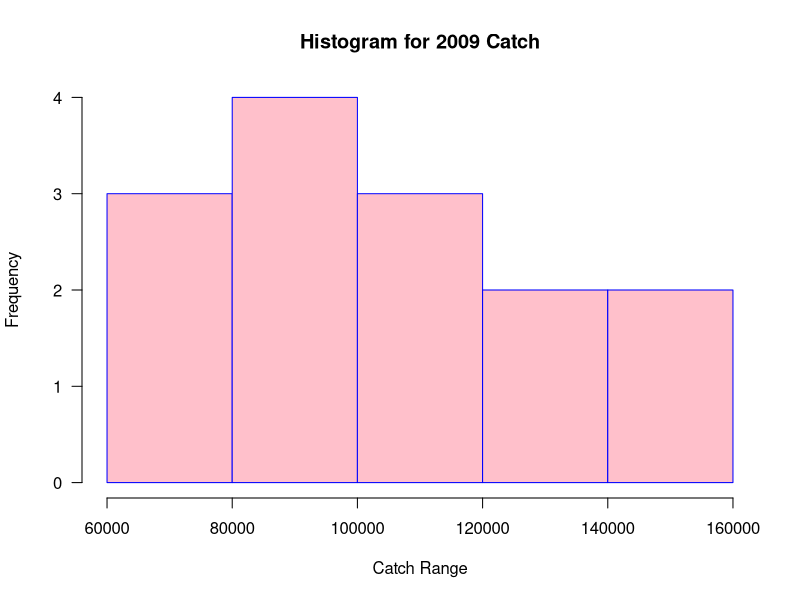
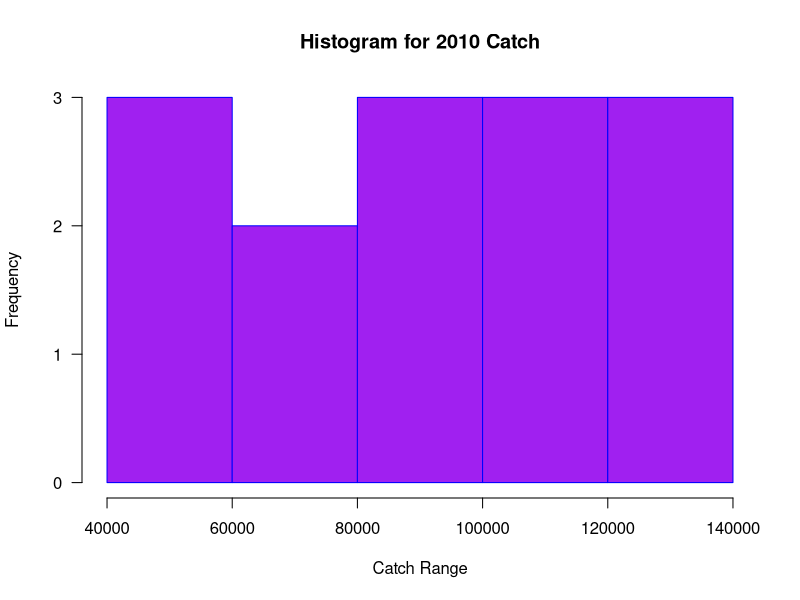
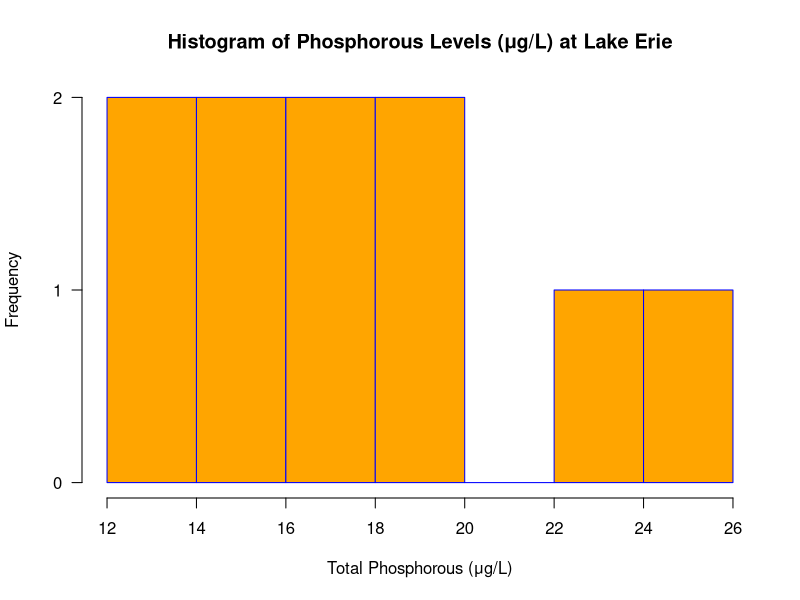
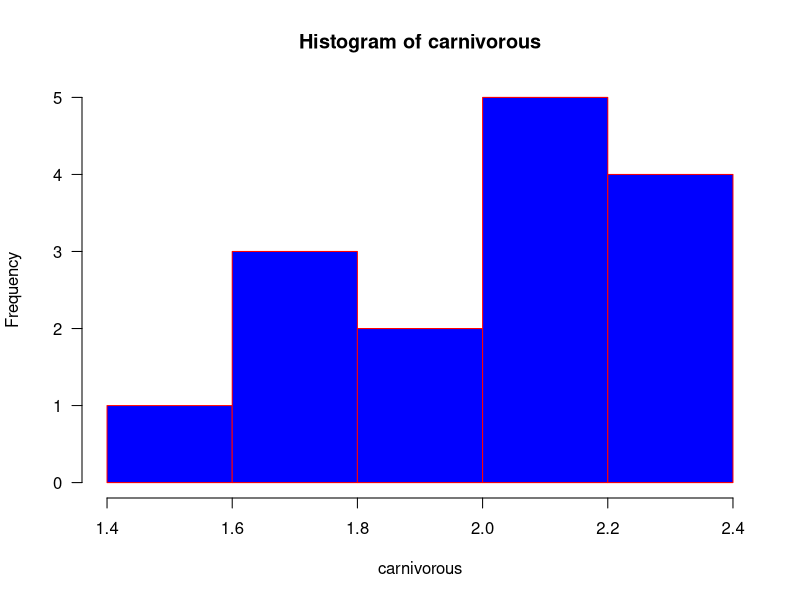
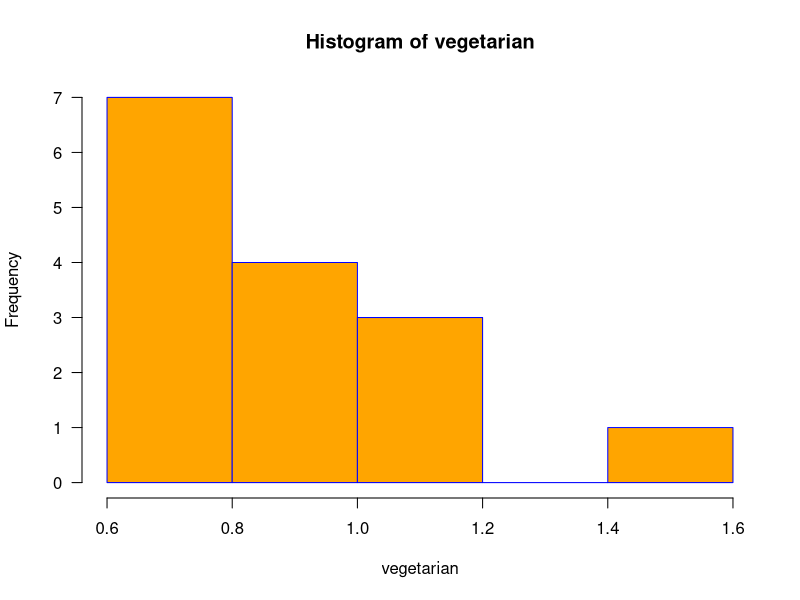
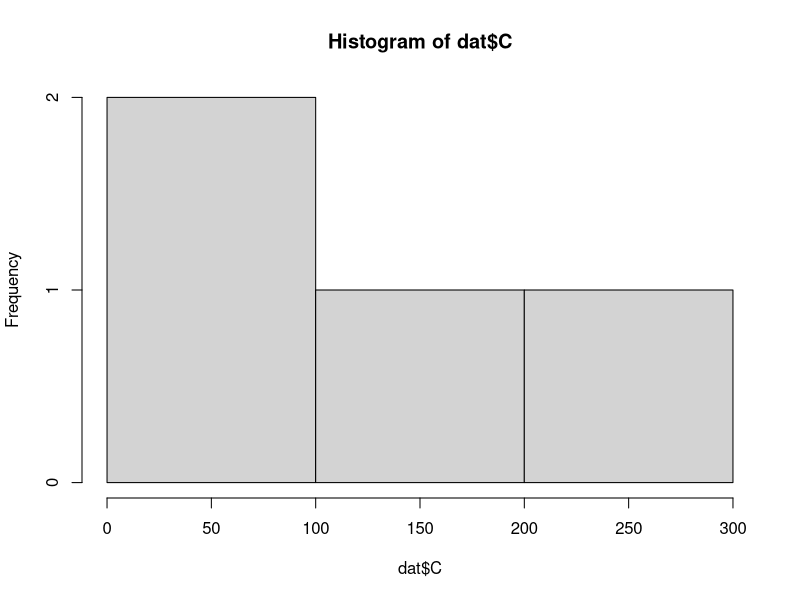
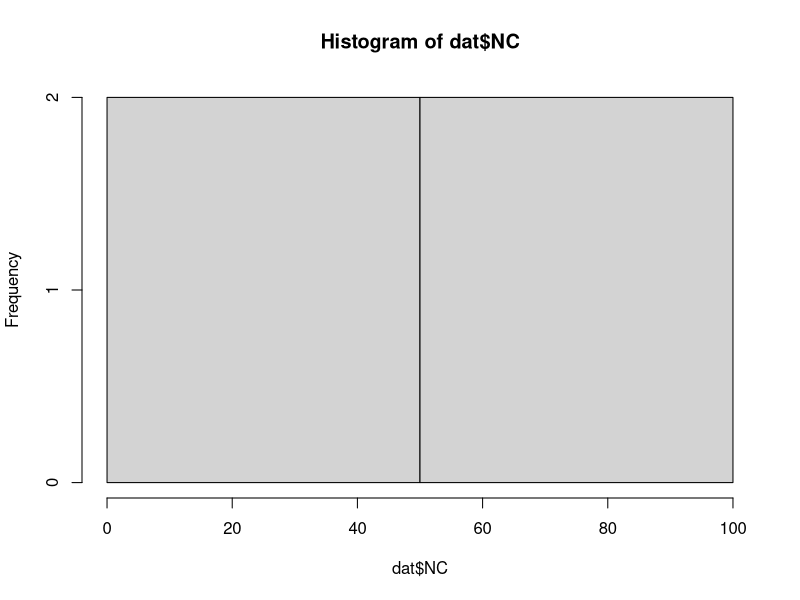

The R script that drew these images, in order:
## ---- chunk 1
knitr::opts_chunk$set(echo = TRUE)
## ---- chunk 2
#A)State the null and alternative hypotheses? 
#HO: There is no difference between the two groupsdent
#HA: There is a difference between the two groups
## ---- chunk 3
#B)Create a histogram of the data. 
data <- read.csv('hw2.1.csv')
data$VillageCode <- as.numeric(data$VillageCode)
data
hist(data$catch1,
     main="Histogram for 2009 Catch", 
     xlab="Catch Range", 
     border="blue", 
     col="pink",
     las=1, 
     breaks=5)
hist(data$catch2,
main="Histogram for 2010 Catch", 
     xlab="Catch Range", 
     border="blue", 
     col="purple",
     las=1, 
     breaks=5)
## ---- chunk 4
#C)Explain what type of test should be used to test the hypothesis.
#The type of test that should be used to test the hypothesis is a paired two #sample t-test for independence because because we are trying to determine if #there is a difference betweeb the two catch groups. Before and after studies #commonly use paired t-tests to show how a specific population changes with the #application of some treatment, in thise case it is the oilspill. 
## ---- chunk 5
#D)Run the appropriate test, and display the summary output
data
catch1 = data$catch1
catch2 = data$catch2
t.test(catch1, catch2, paired=TRUE, conf.level=0.95)

## ---- chunk 6
#E)Explicitly state the critical and observed value of the test statistic.
qt(0.95,13)
#the critcal value is 1.770933 and the observed tvalue is 6.3808
## ---- chunk 7
#F) Indicate what conclusion you would draw from the hypothesis test.
#because the pvalue is less than 0.05, we will need to reject the null #hypothesis. therefore, There is a difference between the two groups.  
## ---- chunk 8
#A)State the null and alternative hypotheses? 
#HO: The total number of phosphorous in Lake Erie is not less the maximum of #15μg/L
#HA: The total number of phosphorous in Lake Erie is less the maximum of #15μg/L
## ---- chunk 9
#B)Create a histogram of the data. 
data2 <- read.csv('hw2.2.csv') 
hist(data2$TotalPhos,
     main="Histogram of Phosphorous Levels (μg/L) at Lake Erie",
     xlab="Total Phosphorous (μg/L)",
     border="blue",
     col="orange",
     las=1,
     breaks=5)
    
## ---- chunk 10
#c) Explain what type of test should be used to test the hypothesis.
#the type of test that should be used is a one sample t-test. A one-sample #t-test compares the mean of an observed set of data to a known value. This
#test assumes that the observed data is normally distributed. 
## ---- chunk 11
#d) Run the appropriate test, and display the summary output.
data2
t.test(data2$TotalPhos, mu=15)
## ---- chunk 12
#E)Explicitly state the critical and observed value of the test statistic.
qt(0.975,9)
#the critcal value is 2.262157 and the observed t-value is 1.8462
## ---- chunk 13
#F) Indicate what conclusion you would draw from the hypothesis test.
#since the calculated tvalue is less than the critical value, we accept the #null hypothesis. This makes sense because the total number of phosphorus level #is not less than the max of 15μg/L
## ---- chunk 14
#a) State the null and alternative hypotheses?
#HO: There is no difference between the two groups
#HA: There is a difference between the two groups
## ---- chunk 15
#b) Create a histogram of the data.
stinky =read.csv('stinkyfile.csv') 
hist(stinky$carnivorous,
     main="Histogram of carnivorous",
     xlab="carnivorous",
     border="red",
     col="blue",
     las=1,
     breaks=5)
hist(stinky$vegetarian,
     main="Histogram of vegetarian",
     xlab="vegetarian",
     border="blue",
     col="orange",
     las=1,
     breaks=5)
## ---- chunk 16
#C)Explain what type of test should be used to test the hypothesis.
#the type of test I would use is two sample t-tests. This test was used to #evaluate whether two populations have different means, and are an invaluable #tool for differentiating between the outcomes of two trials. 
## ---- chunk 17
#d) Run the appropriate test, and display the summary output.
 t.test(stinky$carnivorous, stinky$vegetarian)
## ---- chunk 18
#e) Explicitly state the critical and observed value of the test statistic.
qt(0.95,27.862)
#the critical value is 1.701419 and the observed t-value is 12.237
## ---- chunk 19
#f) Indicate what conclusion you would draw from the hypothesis test.
#From the summary, p<0.05, so we reject the null hypothesis and conclude that vegetarion diet differes from the carnivorous diet in terms of growth rate of the farmed salmon.
## ---- chunk 20
#a) State the null and alternative hypotheses? 
#HO: There is no interaction between symptoms and the
#trophic level of the individual in question
#HA: There is a an interaction between symptoms and the
#trophic level of the individual in question
## ---- chunk 21
#b) Create a histogram of the data. 
troph=c(133,100,17,250)
toppredator=c(4,61,35,100)
dat=data.frame('C'=troph,'NC'=toppredator)
dat
hist(dat$C)
hist(dat$NC)
## ---- chunk 22
#c) Explain what type of test should be used to test the hypothesis.
#The tpe of test that should be used to test the hypothesis is Chi-squared #test. A Chi-squared test is used to test for independence among categorical #variables. 
## ---- chunk 23
#d) Run the appropriate test, and display the summary output.
chisq.test(dat)
## ---- chunk 24
#e) Explicitly state the critical and observed value of the test statistic.
qchisq(0.95,3)
#the Critical value is 7.814728
#The observed value is x-squared=89.253
## ---- chunk 25
#f) Indicate what conclusion you would draw from the hypothesis test.
#because the pvalue is less than 0.05, the null hypthesis will be rejected. Therefore, here is a an interaction between symptoms and the
#trophic level of the individual in question
